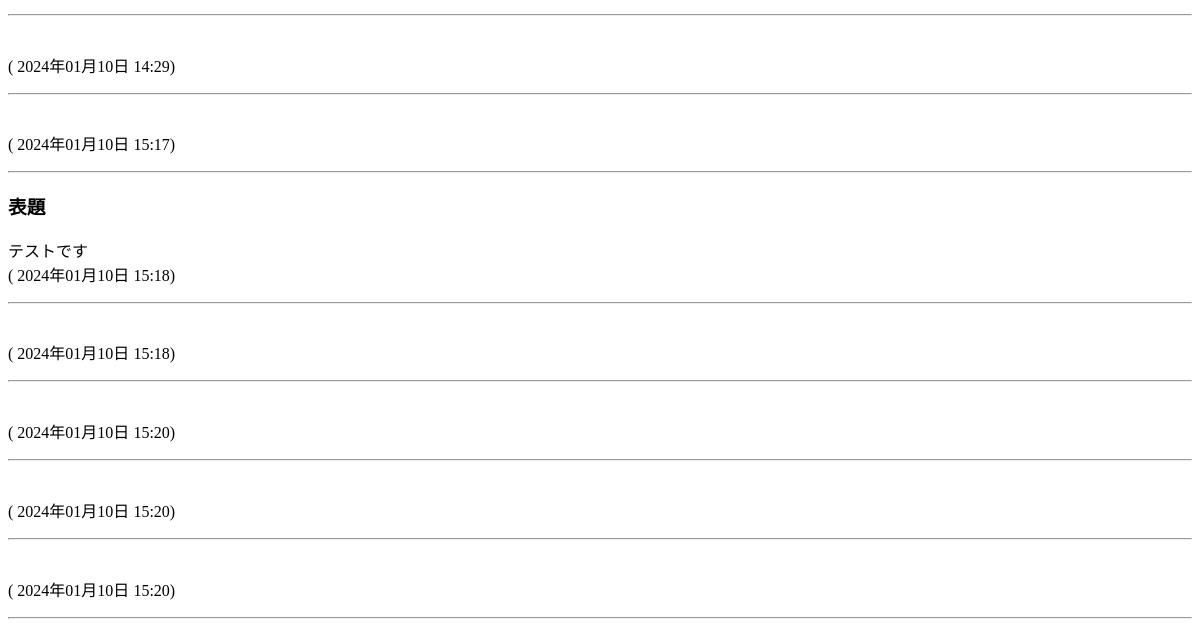
/blog/index.php (lower part), run on an earlier commit of the app's database.
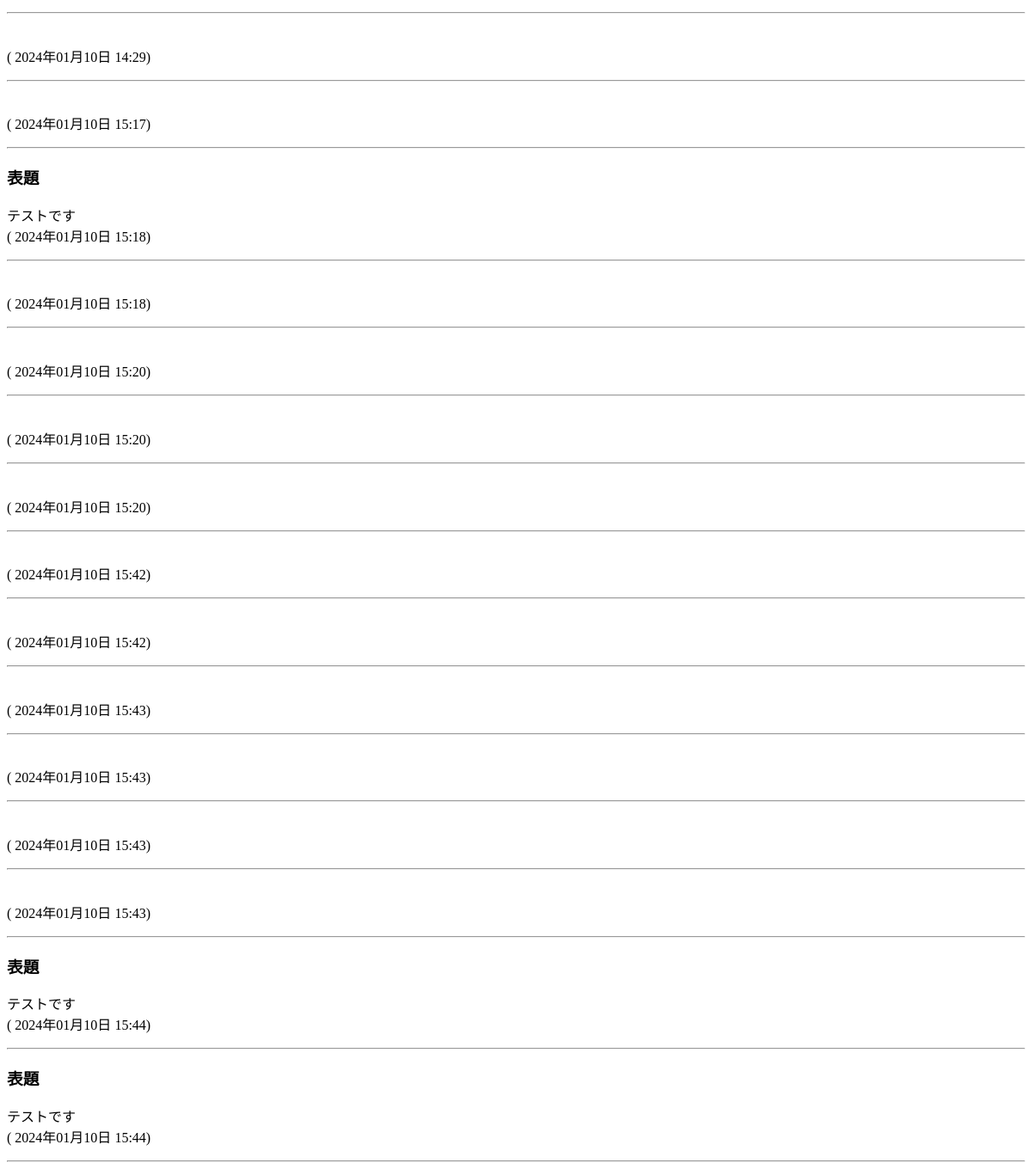
And on a later commit of the database.
### tables this page shows
CREATE TABLE posts (
id integer primary key autoincrement,
title text,
contents text,
date text );

### blog/index.php (the view, shortened to what this page needs)
<html>
<head>
</head>
<body>
   <?php
   try {
      $dbh = new PDO('sqlite:blog.db', '', '');
      $sth = $dbh->prepare("select * from posts order by date");
      $sth->execute();
      while ($row = $sth->fetch()) {
         $time = preg_split("/[\s.:-]+/", $row['date']);
         ?>
         <h3>
            <?php echo $row['title'] ?>
         </h3>
         <p>
            <?php echo $row['contents'] ?><br>
            (
            <?php echo $time[0] . "年" . $time[1] . "月" . $time[2] . "日 " . $time[3] . ":" . $time[4] ?>)
         </p>
         <hr />
         <?php
      }
   } catch (PDOException $e) {
      print "エラー!: " . $e->getMessage() . "<br/>";
      die();
   }
   ?>
</body>
</html>

What changed in the data, as far as the page shows it:
added posts: date "2024", date "01", date "10", date "15", date "42"
added posts: date "2024", date "01", date "10", date "15", date "42"
added posts: date "2024", date "01", date "10", date "15", date "43"
added posts: date "2024", date "01", date "10", date "15", date "43"
added posts: date "2024", date "01", date "10", date "15", date "43"
added posts: date "2024", date "01", date "10", date "15", date "43"
added posts: title "表題", contents "テストです", date "2024", date "01", date "10", date "15", date "44"
added posts: title "表題", contents "テストです", date "2024", date "01", date "10", date "15", date "44"
